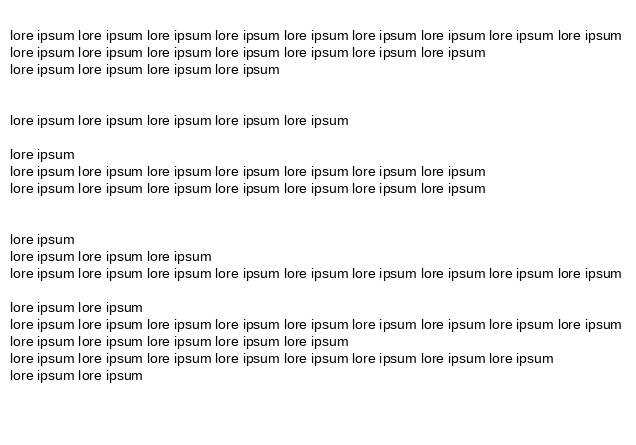
#> input picture lore_ipsum_text_gen/lore_ipsum.png, 636 x 445 px; its folder holds 2 pictures in this run
$ python skew.py
#> lines starting #> are read from the running program, lines starting #| are printed output that depends on the picture
import cv2
import random
import os
import matplotlib.pyplot as plt
import numpy as np


def skew_image(image_path, angle: float):
    # Load the image using OpenCV
#> called with image_path = 'lore_ipsum_text_gen/lore_ipsum.png', angle = 17.04
    img = cv2.imread(image_path)
#> img is the input picture: shape (445, 636, 3); min 0, max 255, mean 242.6

    # Get the image's height and width
    height, width = img.shape[:2]
#> height = 445; width = 636

    # Calculate the rotation center
    center = (width // 2, height // 2)
#> center = (318, 222)

    # Get the rotation matrix using cv2.getRotationMatrix2D
    rotation_matrix = cv2.getRotationMatrix2D(center, angle, 1.0)

    # Calculate the bounding box of the rotated image
    cos_angle = np.abs(rotation_matrix[0, 0])
#> cos_angle = 0.956
    sin_angle = np.abs(rotation_matrix[0, 1])
#> sin_angle = 0.293
    new_width = int((height * sin_angle) + (width * cos_angle))
#> new_width = 738
    new_height = int((height * cos_angle) + (width * sin_angle))
#> new_height = 611

    # Adjust the rotation matrix to take into account the new size
    rotation_matrix[0, 2] += (new_width / 2) - center[0]
    rotation_matrix[1, 2] += (new_height / 2) - center[1]

    # Perform the rotation using cv2.warpAffine
    rotated_img = cv2.warpAffine(img, rotation_matrix, (new_width, new_height), flags=cv2.INTER_CUBIC, borderMode=cv2.BORDER_REPLICATE)
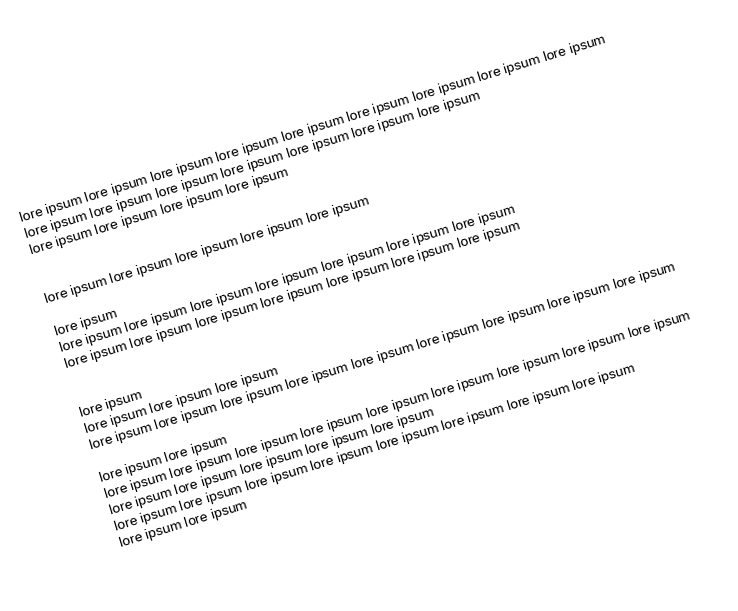
#> rotated_img: shape (611, 738, 3); min 0, max 255, mean 246.9

    return rotated_img


if __name__ == '__main__':

    for x in os.listdir("lore_ipsum_text_gen"):
        if x.endswith(".png"):
            print(x)
            skew_angle = random.uniform(1.0, 20.0)
            print(skew_angle)
            image_path_to_skew = f'lore_ipsum_text_gen/{x}'
            rotated_image = skew_image(image_path_to_skew, skew_angle)
            cv2.imwrite(f'lore_ipsum_skewed/skew_{x}', rotated_image)
#> pass 2 of the loop `for x in os.listdir("lore_ipsum_text_gen"):`:
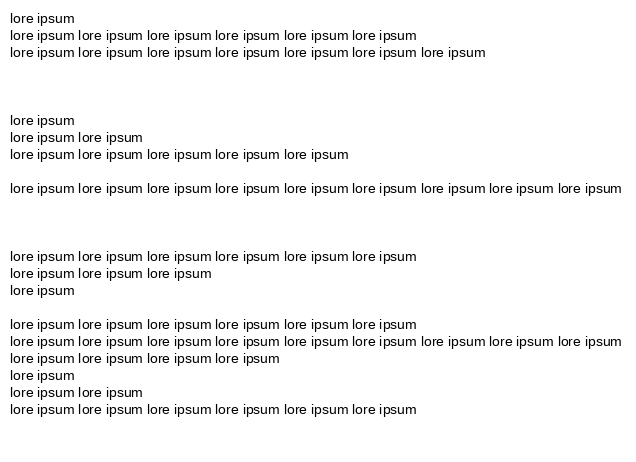
#> input picture lore_ipsum_text_gen/lore_ipsum2.png, 636 x 462 px
#> in skew_image, img is the input picture: shape (462, 636, 3); min 0, max 255, mean 244.6
#> in skew_image (call 2), `rotated_img = cv2.warpAffine(img, rotation_matrix, (new_width, new_hei..`:
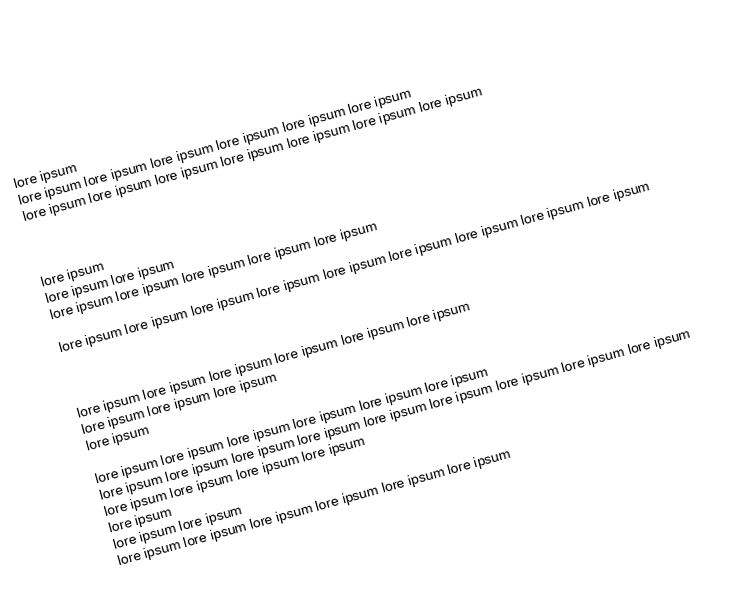
#> rotated_img: shape (614, 735, 3); min 0, max 255, mean 247.9
